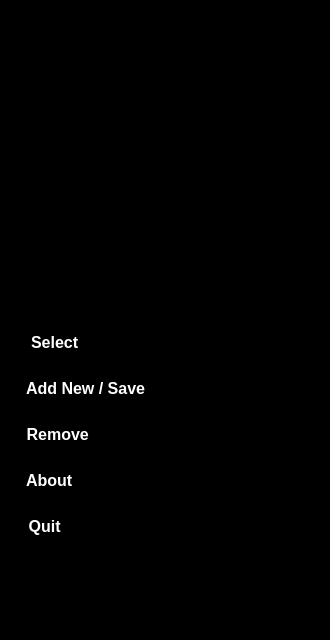
       <widget class="QFrame" name="frame">
        <property name="minimumSize">
         <size>
          <width>321</width>
          <height>500</height>
         </size>
        </property>
        <property name="styleSheet">
         <string notr="true">background: black;</string>
        </property>
        <property name="frameShape">
         <enum>QFrame::StyledPanel</enum>
        </property>
        <property name="frameShadow">
         <enum>QFrame::Raised</enum>
        </property>
        <widget class="QWidget" name="layoutWidget">
         <property name="geometry">
          <rect>
           <x>0</x>
           <y>0</y>
           <width>321</width>
           <height>631</height>
          </rect>
         </property>
         <layout class="QVBoxLayout" name="verticalLayout_4">
          <item>
           <widget class="QLabel" name="label_5">
            <property name="sizePolicy">
             <sizepolicy hsizetype="Fixed" vsizetype="Fixed">
              <horstretch>0</horstretch>
              <verstretch>0</verstretch>
             </sizepolicy>
            </property>
            <property name="maximumSize">
             <size>
              <width>150</width>
              <height>150</height>
             </size>
            </property>
            <property name="text">
             <string/>
            </property>
            <property name="pixmap">
             <pixmap resource="images.qrc">:/exchangee.png</pixmap>
            </property>
            <property name="scaledContents">
             <bool>true</bool>
            </property>
           </widget>
          </item>
          <item>
           <layout class="QVBoxLayout" name="verticalLayout_3">
            <item>
             <widget class="QPushButton" name="Select">
              <property name="minimumSize">
               <size>
                <width>80</width>
                <height>40</height>
               </size>
              </property>
              <property name="font">
               <font>
                <family>Arial</family>
                <pointsize>12</pointsize>
                <weight>75</weight>
                <bold>true</bold>
               </font>
              </property>
              <property name="toolTip">
               <string>&lt;html&gt;&lt;head/&gt;&lt;body&gt;&lt;p&gt;&lt;span style=&quot; font-size:9pt; color:#3c3c5a;&quot;&gt;Select a stock exchange and then clic here to display Analyze window&lt;/span&gt;&lt;/p&gt;&lt;/body&gt;&lt;/html&gt;</string>
              </property>
              <property name="styleSheet">
               <string notr="true">QPushButton {
    
color:white;
border-radius: 2px;
background:rgb(0, 0, 0);
/* border: 2px solid #00007f;*/
text-align:left;
 min-width: 80px;

}

QPushButton:pressed {
    background-color: qlineargradient(x1: 0, y1: 0, x2: 0, y2: 1,
                                      stop: 0 #dadbde, stop: 1 #f6f7fa);
}

QPushButton:flat {
    border: none; /* no border for a flat push button */
}

QPushButton:default {
    border-color: navy; /* make the default button prominent */
}
QPushButton:hover
{
border: 2px solid rgb(66, 199, 0);
    border-radius: 2px;
    background-color:  black;
    min-width: 80px;
}</string>
              </property>
              <property name="text">
               <string>       Select</string>
              </property>
              <property name="icon">
               <iconset resource="images.qrc">
                <normaloff>:/196-1966434_your-effectiveness-as-an-executive-is-inextricably-growth.png</normaloff>:/196-1966434_your-effectiveness-as-an-executive-is-inextricably-growth.png</iconset>
              </property>
              <property name="iconSize">
               <size>
                <width>32</width>
                <height>32</height>
               </size>
              </property>
             </widget>
            </item>
            <item>
             <widget class="QPushButton" name="ADD_new">
              <property name="minimumSize">
               <size>
                <width>80</width>
                <height>40</height>
               </size>
              </property>
              <property name="font">
               <font>
                <family>Arial</family>
                <pointsize>12</pointsize>
                <weight>75</weight>
                <bold>true</bold>
               </font>
              </property>
              <property name="toolTip">
               <string>&lt;html&gt;&lt;head/&gt;&lt;body&gt;&lt;p&gt;&lt;span style=&quot; font-size:9pt; color:#3c3c5a;&quot;&gt;Clic here if you want to add a new stock exchange&lt;/span&gt;&lt;/p&gt;&lt;/body&gt;&lt;/html&gt;</string>
              </property>
              <property name="styleSheet">
               <string notr="true">QPushButton {
    
color:white;
border-radius: 2px;
background:rgb(0, 0, 0);
/* border: 2px solid #00007f;*/
 min-width: 80px;
text-align:left;
}

QPushButton:pressed {
    background-color: qlineargradient(x1: 0, y1: 0, x2: 0, y2: 1,
                                      stop: 0 #dadbde, stop: 1 #f6f7fa);
}

QPushButton:flat {
    border: none; /* no border for a flat push button */
}

QPushButton:default {
    border-color: navy; /* make the default button prominent */
}
QPushButton:hover
{
border: 2px solid rgb(66, 199, 0);
    border-radius: 2px;
    background-color:  black;
    min-width: 80px;
}</string>
              </property>
              <property name="text">
               <string>      Add New / Save</string>
              </property>
              <property name="icon">
               <iconset resource="images.qrc">
                <normaloff>:/NNNB.png</normaloff>:/NNNB.png</iconset>
              </property>
              <property name="iconSize">
               <size>
                <width>32</width>
                <height>32</height>
               </size>
              </property>
             </widget>
            </item>
            <item>
             <widget class="QPushButton" name="Remove">
              <property name="minimumSize">
               <size>
                <width>80</width>
                <height>40</height>
               </size>
              </property>
              <property name="font">
               <font>
                <family>Arial</family>
                <pointsize>12</pointsize>
                <weight>75</weight>
                <bold>true</bold>
               </font>
              </property>
              <property name="toolTip">
               <string>&lt;html&gt;&lt;head/&gt;&lt;body&gt;&lt;p&gt;&lt;span style=&quot; font-size:9pt; color:#3c3c5a;&quot;&gt;select a stock exchange from a list and clic here to delete it&lt;/span&gt;&lt;/p&gt;&lt;/body&gt;&lt;/html&gt;</string>
              </property>
              <property name="styleSheet">
               <string notr="true">QPushButton {
    
color:white;
border-radius: 2px;
background:rgb(0, 0, 0);
/* border: 2px solid #00007f;*/
text-align:left;
 min-width: 80px;
}

QPushButton:pressed {
    background-color: qlineargradient(x1: 0, y1: 0, x2: 0, y2: 1,
                                      stop: 0 #dadbde, stop: 1 #f6f7fa);
}

QPushButton:flat {
    border: none; /* no border for a flat push button */
}

QPushButton:default {
    border-color: navy; /* make the default button prominent */
}
QPushButton:hover
{
border: 2px solid rgb(66, 199, 0);
    border-radius: 2px;
    background-color:  black;
    min-width: 80px;
}</string>
              </property>
              <property name="text">
               <string>      Remove</string>
              </property>
              <property name="icon">
               <iconset resource="images.qrc">
                <normaloff>:/REMOVVV.png</normaloff>:/REMOVVV.png</iconset>
              </property>
              <property name="iconSize">
               <size>
                <width>32</width>
                <height>32</height>
               </size>
              </property>
             </widget>
            </item>
            <item>
             <widget class="QPushButton" name="About">
              <property name="minimumSize">
               <size>
                <width>80</width>
                <height>40</height>
               </size>
              </property>
              <property name="font">
               <font>
                <family>Arial</family>
                <pointsize>12</pointsize>
                <weight>75</weight>
                <bold>true</bold>
               </font>
              </property>
              <property name="toolTip">
               <string>&lt;html&gt;&lt;head/&gt;&lt;body&gt;&lt;p&gt;&lt;span style=&quot; font-family:'Helvetica Neue,Helvetica,Arial,sans-serif'; font-size:9pt; color:#3c3c5a; background-color:#ffffff;&quot;&gt;Click here to view more informations about the list of stock exchanges&lt;/span&gt;&lt;/p&gt;&lt;/body&gt;&lt;/html&gt;</string>
              </property>
              <property name="styleSheet">
               <string notr="true">QPushButton {
    
color:white;
border-radius: 2px;
background:rgb(0, 0, 0);
/* border: 2px solid #00007f;*/
text-align:left;
 min-width: 80px;
}

QPushButton:pressed {
    background-color: qlineargradient(x1: 0, y1: 0, x2: 0, y2: 1,
                                      stop: 0 #dadbde, stop: 1 #f6f7fa);
}

QPushButton:flat {
    border: none; /* no border for a flat push button */
}

QPushButton:default {
    border-color: navy; /* make the default button prominent */
}
QPushButton:hover
{
border: 2px solid rgb(66, 199, 0);
    border-radius: 2px;
    background-color:  black;
    min-width: 80px;
}</string>
              </property>
              <property name="text">
               <string>      About </string>
              </property>
              <property name="icon">
               <iconset resource="images.qrc">
                <normaloff>:/image.png</normaloff>:/image.png</iconset>
              </property>
              <property name="iconSize">
               <size>
                <width>32</width>
                <height>32</height>
               </size>
              </property>
             </widget>
            </item>
            <item>
             <widget class="QPushButton" name="QUIT">
              <property name="minimumSize">
               <size>
                <width>84</width>
                <height>40</height>
               </size>
              </property>
              <property name="font">
               <font>
                <family>Arial</family>
                <pointsize>12</pointsize>
                <weight>75</weight>
                <bold>true</bold>
               </font>
              </property>
              <property name="styleSheet">
               <string notr="true">QPushButton {
  border: 2px solid black;
    border-radius: 2px;
/*    background-color: qlineargradient(x1: 0, y1: 0, x2: 0, y2: 1,
                                      stop: 0 #f6f7fa, stop: 1 #dadbde);*/
background-color: black;
    min-width: 80px;
text-align:left;
color:white;
  
}

QPushButton:pressed {
    background-color: qlineargradient(x1: 0, y1: 0, x2: 0, y2: 1,
                                      stop: 0 #dadbde, stop: 1 #f6f7fa);
}

QPushButton:flat {
    border: none; /* no border for a flat push button */
}

QPushButton:default {
    border-color: navy; /* make the default button prominent */
}
QPushButton:hover
{color:white;
border-radius: 2px;
background:black;
 border: 2px solid rgb(98, 0, 0);
 min-width: 80px;

}</string>
              </property>
              <property name="text">
               <string>      Quit</string>
              </property>
              <property name="icon">
               <iconset resource="images.qrc">
                <normaloff>:/turn_off_on_power.png</normaloff>:/turn_off_on_power.png</iconset>
              </property>
              <property name="iconSize">
               <size>
                <width>32</width>
                <height>32</height>
               </size>
              </property>
              <property name="checkable">
               <bool>false</bool>
              </property>
              <property name="autoRepeat">
               <bool>false</bool>
              </property>
              <property name="autoDefault">
               <bool>false</bool>
              </property>
              <property name="default">
               <bool>false</bool>
              </property>
              <property name="flat">
               <bool>false</bool>
              </property>
             </widget>
            </item>
           </layout>
          </item>
         </layout>
        </widget>
       </widget>
